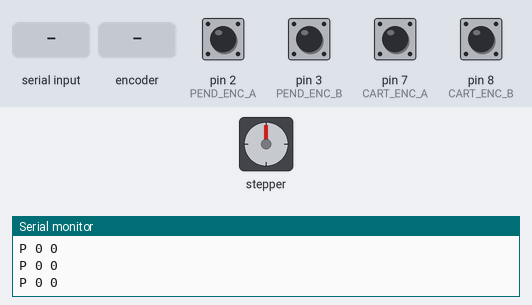
Simulated run of this sketch. Board: Arduino Uno, built with avr-gcc and run on an emulated ATmega328P. Parts: stepper motor, the last lines printed to the serial monitor. Inputs (shaded band) come from the test bench; at power-on: pin 2 (PEND_ENC_A), pin 3 (PEND_ENC_B), pin 7 (CART_ENC_A), pin 8 (CART_ENC_B) HIGH. Stepper angles assume 200 steps per turn.

Above: at 1.2 s.
1.3 s: "V90\n" received over Serial
At 1.45 s:
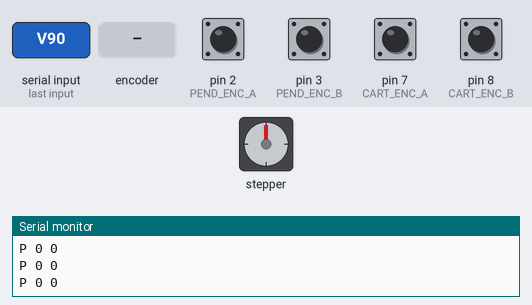
At 2.05 s:
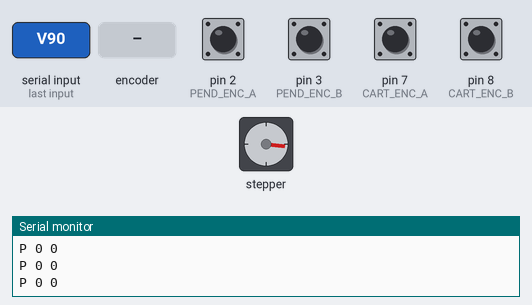
4.3 s: "V,45\n" received over Serial
7.3 s: "H90\n" received over Serial
At 7.3 s:
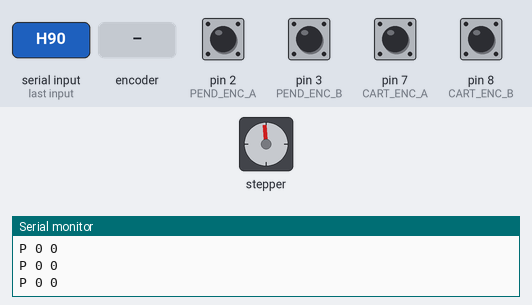
8.8 s: rotary encoder on pin 2 (PEND_ENC_A) / pin 3 (PEND_ENC_B) turned 1 step (first pin leading)
10.5 s: pin 7 (CART_ENC_A) pulled LOW for 0.15 s
12.1 s: "V,45\n" received over Serial
At 12.86 s:
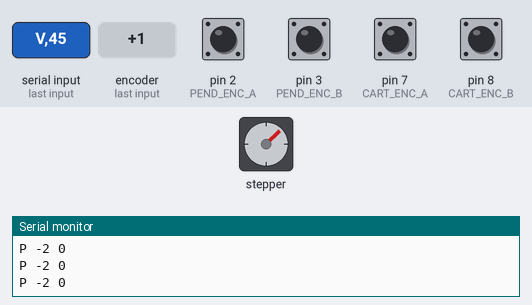
Timing chart, 0 to 24.1 s (numbered marks = the images above; inputs shaded):
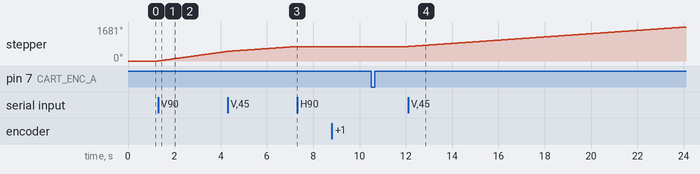

The sketch:

RoboPend_Firmware.ino
```cpp
/*
 * ============================================================
 *  RoboPend_Firmware.ino  — v4.1
 * ============================================================
 *
 *  PHYSICAL WIRING:
 *    D2  ← Pendulum encoder A  (hardware interrupt INT0)
 *    D3  ← Pendulum encoder B
 *    D7  ← Cart encoder A      (Pin Change Interrupt PCINT23)
 *    D8  ← Cart encoder B
 *    D11 → Stepper PULSE (STEP)
 *    D10 → Stepper DIR
 *    (No EN pin — driver is always enabled)
 *
 *  ENCODER CONVENTION:
 *    Pendulum: 0 counts = hanging, +1200 = upright, 2400 = full rev
 *    Cart:     0 counts = zeroed at calibration, ±14500 ≈ rail ends
 *
 *  SERIAL PROTOCOL  (115200 baud):
 *    Python → Arduino:
 *      "V<float>\n"   — set motor velocity in steps/sec
 *      "H\n"          — stop motor (velocity = 0)
 *      "Z\n"          — zero BOTH encoder counters in place
 *
 *    Arduino → Python:
 *      "P <pend> <cart>\n"   — sent at 100 Hz
 *      "LIMIT\n"             — cart exceeded safe boundary
 *      "READY\n"             — sent once on boot
 * ============================================================
 */

#include <AccelStepper.h>

// ── Pin Definitions ──────────────────────────────────────────
const int PEND_ENC_A = 2;   // Hardware interrupt INT0
const int PEND_ENC_B = 3;
const int CART_ENC_A = 7;   // Pin Change Interrupt (PCINT23)
const int CART_ENC_B = 8;

const int STEP_PIN = 11;  // PULSE
const int DIR_PIN  = 10;  // DIR
// No EN pin — TB6600 driver is always enabled

// ── Configuration ────────────────────────────────────────────
const long  SAFE_LIMIT_TICKS = 14000;  // half of 29000 rail, minus margin
const float MAX_SPEED_STEPS  = 2000.0; // steps/sec
const int   REPORT_PERIOD_MS = 10;     // 100 Hz telemetry

// ── State ────────────────────────────────────────────────────
volatile long pend_ticks = 0;
volatile long cart_ticks = 0;

float         target_velocity = 0.0;
unsigned long last_report_ms  = 0;
bool          homed           = false;

AccelStepper stepper(AccelStepper::DRIVER, STEP_PIN, DIR_PIN);

// ── Encoder ISRs ─────────────────────────────────────────────
void pendulumISR() {
  if (digitalRead(PEND_ENC_A) == digitalRead(PEND_ENC_B))
    pend_ticks++;
  else
    pend_ticks--;
}

// Cart on pin 7 (PCINT23, Port D bit 7) — not a hardware interrupt pin
ISR(PCINT2_vect) {
  if (digitalRead(CART_ENC_A) == digitalRead(CART_ENC_B))
    cart_ticks++;
  else
    cart_ticks--;
}

// ── Atomic reads ─────────────────────────────────────────────
long readPend() { noInterrupts(); long v = pend_ticks; interrupts(); return v; }
long readCart() { noInterrupts(); long v = cart_ticks; interrupts(); return v; }

// ── Setup ─────────────────────────────────────────────────────
void setup() {
  Serial.begin(115200);

  // Encoder pins
  pinMode(PEND_ENC_A, INPUT_PULLUP);
  pinMode(PEND_ENC_B, INPUT_PULLUP);
  pinMode(CART_ENC_A, INPUT_PULLUP);
  pinMode(CART_ENC_B, INPUT_PULLUP);

  // Pendulum encoder — hardware interrupt on D2
  attachInterrupt(digitalPinToInterrupt(PEND_ENC_A), pendulumISR, CHANGE);

  // Cart encoder on D7 — Pin Change Interrupt
  PCICR  |= (1 << PCIE2);    // enable PCINT for Port D
  PCMSK2 |= (1 << PCINT23);  // unmask D7 (PD7 = PCINT23)

  // Stepper — no EN pin, driver always on
  stepper.setMinPulseWidth(20);
  stepper.setMaxSpeed(MAX_SPEED_STEPS);

  Serial.println(F("READY"));
}

// ── Main Loop ─────────────────────────────────────────────────
void loop() {

  // 1. Parse incoming serial command
  if (Serial.available() > 0) {
    char cmd = Serial.peek();

    if (cmd == 'V') {
      Serial.read();
      target_velocity = Serial.parseFloat();
    }
    else if (cmd == 'H') {
      Serial.read();
      target_velocity = 0.0;
    }
    else if (cmd == 'Z') {
      Serial.read();
      noInterrupts();
      pend_ticks = 0;
      cart_ticks = 0;
      interrupts();
      target_velocity = 0.0;
      homed = true;
    }
    else {
      Serial.read();  // discard unknown bytes
    }
  }

  // 2. Safety limit check — just stop, no disable (no EN pin)
  long c = readCart();
  if (homed && abs(c) > SAFE_LIMIT_TICKS) {
    target_velocity = 0.0;
    stepper.setSpeed(0);
    stepper.runSpeed();
    Serial.println(F("LIMIT"));
    return;
  }

  // 3. Drive stepper
  stepper.setSpeed(target_velocity);
  stepper.runSpeed();

  // 4. Telemetry at 100 Hz — "P <pend> <cart>"
  unsigned long now = millis();
  if (now - last_report_ms >= REPORT_PERIOD_MS) {
    last_report_ms = now;
    Serial.print(F("P "));
    Serial.print(readPend());
    Serial.print(F(" "));
    Serial.println(readCart());
  }
}
```

Measured:
- after the input at 1.3 s, stepper: keeps turning clockwise at about 159°/s, starting at once
- after the input at 7.3 s, stepper: stops changing and stays 716°
- after the input at 12.1 s, stepper: keeps turning clockwise at about 80°/s, starting at once
